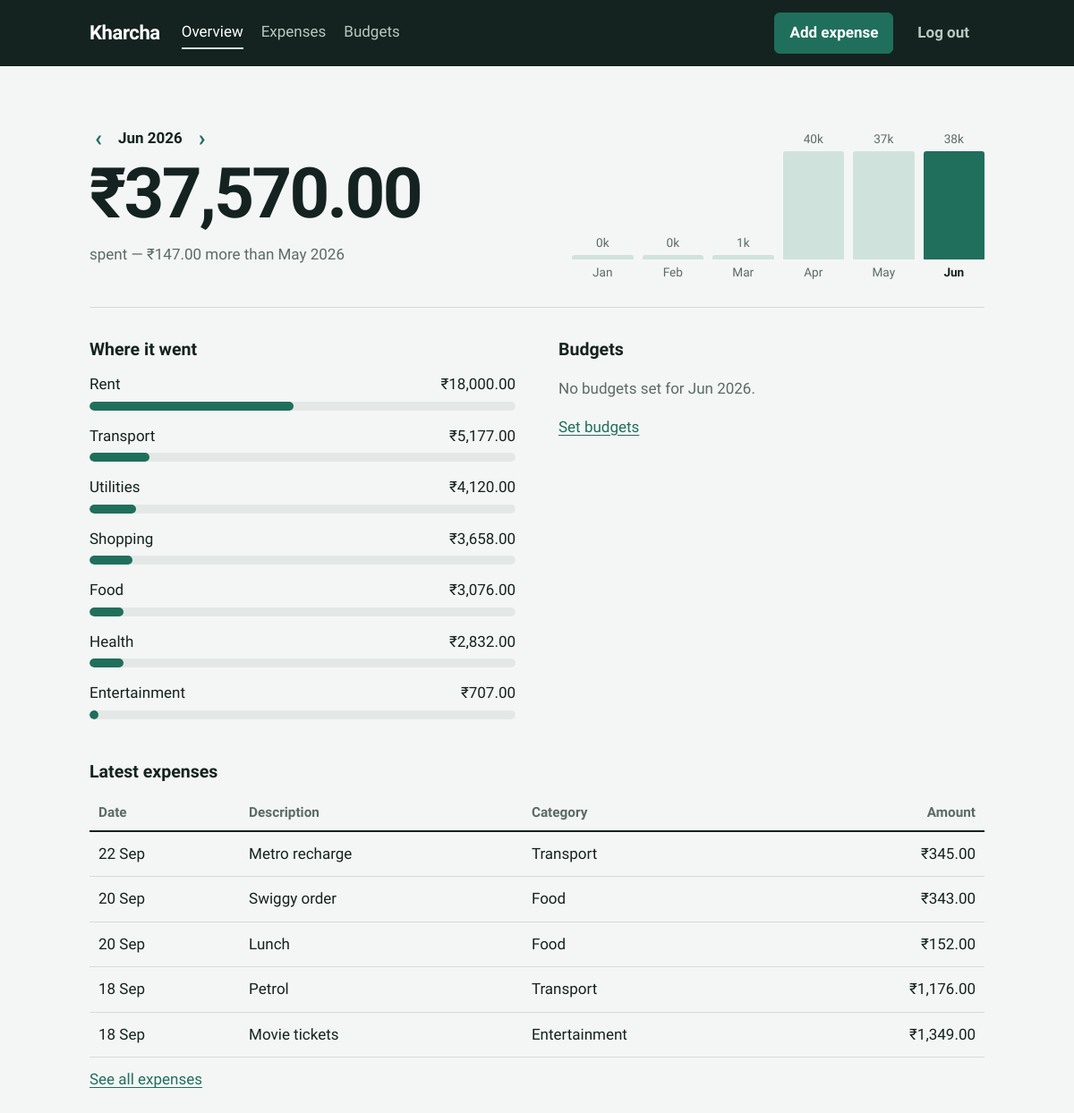
The app's page /?month=2026-06 (signed in) with its own data.
### expense_tracker/models.py (models this page shows, shortened)
class Category(db.Model):
    __tablename__ = "categories"
    __table_args__ = (db.UniqueConstraint("user_id", "name", name="uq_category_user_name"),)
    id = db.Column(db.Integer, primary_key=True)
    user_id = db.Column(db.Integer, db.ForeignKey("users.id"), nullable=False)
    name = db.Column(db.String(40), nullable=False)

class Expense(db.Model):
    __tablename__ = "expenses"
    __table_args__ = (
        db.CheckConstraint("amount_paise > 0", name="ck_expense_amount_positive"),
        db.Index("ix_expenses_user_date", "user_id", "spent_on"),
    )
    id = db.Column(db.Integer, primary_key=True)
    user_id = db.Column(db.Integer, db.ForeignKey("users.id"), nullable=False)
    category_id = db.Column(db.Integer, db.ForeignKey("categories.id"), nullable=False)
    description = db.Column(db.String(200), nullable=False)
    amount_paise = db.Column(db.Integer, nullable=False)
    spent_on = db.Column(db.Date, nullable=False)
    created_at = db.Column(db.DateTime, default=_now, nullable=False)
    category = db.relationship("Category")

### expense_tracker/main.py (the view)
@bp.route("/")
@login_required
def dashboard():
    month = parse_month(request.args.get("month")) or current_month()
    summary = reports.dashboard_summary(current_user.id, month)
    return render_template(
        "dashboard.html",
        month=month,
        prev_month=shift_month(month, -1),
        next_month=shift_month(month, 1),
        is_current=month == current_month(),
        recent=services.recent_expenses(current_user.id),
        **summary,
    )

### expense_tracker/reports.py (called while the page is built)
def _rows(sql, params):
    return [dict(row._mapping) for row in db.session.execute(text(sql), params)]

def _range(month):
    start, end = month_bounds(month)
    return start.isoformat(), end.isoformat()

def month_total(user_id, month):
    start, end = _range(month)
    sql = """
        SELECT COALESCE(SUM(amount_paise), 0) AS total
        FROM expenses
        WHERE user_id = :uid AND spent_on >= :start AND spent_on < :end
    """
    return db.session.execute(text(sql), {"uid": user_id, "start": start, "end": end}).scalar()

def spend_by_category(user_id, month):
    start, end = _range(month)
    sql = """
        SELECT c.name AS category, SUM(e.amount_paise) AS total, COUNT(*) AS n
        FROM expenses e
        JOIN categories c ON c.id = e.category_id
        WHERE e.user_id = :uid AND e.spent_on >= :start AND e.spent_on < :end
        GROUP BY c.id, c.name
        ORDER BY total DESC
    """
    return _rows(sql, {"uid": user_id, "start": start, "end": end})

def monthly_trend(user_id, end_month, months=6):
    first = shift_month(end_month, -(months - 1))
    start = month_bounds(first)[0].isoformat()
    end = month_bounds(end_month)[1].isoformat()
    sql = """
        SELECT strftime('%Y-%m', spent_on) AS month, SUM(amount_paise) AS total
        FROM expenses
        WHERE user_id = :uid AND spent_on >= :start AND spent_on < :end
        GROUP BY month
    """
    totals = {r["month"]: r["total"] for r in _rows(sql, {"uid": user_id, "start": start, "end": end})}
    series = []
    for i in range(months):
        m = shift_month(first, i)
        series.append({"month": m, "label": month_label(m, short=True), "total": totals.get(m, 0)})
    peak = max((p["total"] for p in series), default=0)
    for p in series:
        p["pct"] = round(p["total"] * 100 / peak) if peak else 0
    return series

def dashboard_summary(user_id, month):
    by_category = spend_by_category(user_id, month)
    total = sum(r["total"] for r in by_category)
    for r in by_category:
        r["pct"] = round(r["total"] * 100 / total) if total else 0
    return {
        "total": total,
        "prev_total": month_total(user_id, shift_month(month, -1)),
        "by_category": by_category,
        "budgets": budget_status(user_id, month),
        "trend": monthly_trend(user_id, month),
    }

### expense_tracker/services.py (called while the page is built)
def recent_expenses(user_id, limit=5):
    stmt = build_expense_query(user_id, {}).limit(limit)
    return db.session.scalars(stmt).all()

### expense_tracker/templates/dashboard.html (shortened to what this page needs)
{% extends "base.html" %}
{% block content %}
<section class="hero">
  <div class="hero-figure">
    <div class="month-switch">
      <a href="{{ url_for('main.dashboard', month=prev_month) }}" aria-label="Previous month">&lsaquo;</a>
      <span>{{ month|month_label }}</span>
      {% if is_current %}<span class="disabled" aria-hidden="true">&rsaquo;</span>
      {% else %}<a href="{{ url_for('main.dashboard', month=next_month) }}" aria-label="Next month">&rsaquo;</a>{% endif %}
    </div>
    <p class="big-number">{{ total|inr }}</p>
    <p class="muted">
      spent
      {% if prev_total %}
        {% set diff = total - prev_total %}
        &mdash; {{ diff|abs|inr }} {{ 'more' if diff > 0 else 'less' }} than {{ prev_month|month_label }}
      {% else %}
        &mdash; nothing recorded in {{ prev_month|month_label }} to compare with
      {% endif %}
    </p>
  </div>
  <figure class="trend" aria-label="Spending over the last six months">
    {% for p in trend %}
      <div class="trend-col {% if p.month == month %}is-selected{% endif %}">
        <span class="trend-value">{{ '%.0f'|format(p.total / 100 / 1000) }}k</span>
        <span class="trend-bar" style="height: {{ [p.pct, 3]|max }}%"></span>
        <span class="trend-label">{{ p.label }}</span>
      </div>
    {% endfor %}
  </figure>
</section>
{% if not total %}
  <section class="empty">
    <h2>No expenses in {{ month|month_label }}</h2>
    <p>Add an expense to see your category breakdown and budget progress here.</p>
    <a class="btn btn-primary" href="{{ url_for('main.new_expense') }}">Add expense</a>
  </section>
{% else %}
<div class="two-col">
  <section>
    <h2>Where it went</h2>
    <ul class="bars">
      {% for row in by_category %}
      <li>
        <div class="bar-head"><span>{{ row.category }}</span><span class="num">{{ row.total|inr }}</span></div>
        <div class="track"><div class="fill" style="width: {{ row.pct }}%"></div></div>
      </li>
      {% endfor %}
    </ul>
  </section>
  <section>
    <h2>Budgets</h2>
    {% if budgets %}
    <ul class="bars">
      {% for b in budgets %}
      <li>
        <div class="bar-head">
          <span>{{ b.category }}</span>
          <span class="num">{{ b.spent|inr }} of {{ b.budget_limit|inr }}</span>
        </div>
        <div class="track"><div class="fill fill-{{ b.status }}" style="width: {{ b.pct }}%"></div></div>
        <p class="bar-note note-{{ b.status }}">
          {% if b.status == 'over' %}Over budget by {{ (-b.remaining)|inr }}
          {% elif b.status == 'warn' %}Only {{ b.remaining|inr }} left
          {% else %}{{ b.remaining|inr }} left{% endif %}
        </p>
      </li>
      {% endfor %}
    </ul>
    {% else %}
      <p class="muted">No budgets set for {{ month|month_label }}.</p>
    {% endif %}
    <a href="{{ url_for('main.budgets', month=month) }}">Set budgets</a>
  </section>
</div>
{% endif %}
{% if recent %}
<section>
  <h2>Latest expenses</h2>
  <table class="table">
    <thead><tr><th>Date</th><th>Description</th><th>Category</th><th class="right">Amount</th></tr></thead>
    <tbody>
    {% for e in recent %}
      <tr>
        <td>{{ e.spent_on.strftime('%d %b') }}</td>
        <td>{{ e.description }}</td>
        <td>{{ e.category.name }}</td>
        <td class="right num">{{ e.amount_paise|inr }}</td>
      </tr>
    {% endfor %}
    </tbody>
  </table>
  <a href="{{ url_for('main.expenses') }}">See all expenses</a>
</section>
{% endif %}
{% endblock %}

### expense_tracker/static/style.css (style rules this page uses)
:root { --paper: #F4F6F5; --surface: #FFFFFF; --ink: #14231F; --muted: #5B6B66; --line: #D3DBD7; --green: #1F6F5C; --green-soft: #CFE3DC; --amber: #B7791F; --red: #B3372B; --radius: 6px; }
* { box-sizing: border-box; }
html { font-size: 17px; }
body { margin: 0; background: var(--paper); color: var(--ink); font-family: "Bricolage Grotesque", system-ui, -apple-system, "Segoe UI", Roboto, sans-serif; line-height: 1.5; font-variant-numeric: tabular-nums; }
h2 { font-size: 1.15rem; margin: 0 0 12px; font-weight: 600; }
a { color: var(--green); text-underline-offset: 3px; }
.muted { color: var(--muted); }
.num { font-variant-numeric: tabular-nums; white-space: nowrap; }
.right { text-align: right; }
.hero { display: grid; grid-template-columns: 1.1fr 1fr; gap: 32px; align-items: end; padding: 36px 0 28px; border-bottom: 1px solid var(--line); }
.month-switch { display: inline-flex; align-items: center; gap: 12px; font-weight: 600; margin-bottom: 4px; }
.month-switch a, .month-switch .disabled { font-size: 1.5rem; line-height: 1; text-decoration: none; padding: 0 6px; }
.big-number { font-size: clamp(2.6rem, 8vw, 4.6rem); font-weight: 800; letter-spacing: -0.035em; line-height: 1; margin: 6px 0 10px; }
.trend { margin: 0; display: flex; gap: 10px; height: 170px; align-items: stretch; }
.trend-col { flex: 1; display: flex; flex-direction: column; justify-content: flex-end; align-items: center; gap: 4px; min-width: 0; }
.trend-bar { width: 100%; background: var(--green-soft); border-radius: 3px 3px 0 0; display: block; }
.trend-col.is-selected .trend-bar { background: var(--green); }
.trend-value, .trend-label { font-size: 0.8rem; color: var(--muted); }
.trend-col.is-selected .trend-label { color: var(--ink); font-weight: 600; }
section { margin-top: 32px; }
.hero + .two-col, .two-col { display: grid; grid-template-columns: 1fr 1fr; gap: 48px; }
.two-col > section { margin-top: 32px; }
.bars { list-style: none; padding: 0; margin: 0 0 12px; display: flex; flex-direction: column; gap: 16px; }
.bar-head { display: flex; justify-content: space-between; gap: 12px; margin-bottom: 6px; }
.track { height: 10px; background: #E3E8E6; border-radius: 99px; overflow: hidden; }
.fill { height: 100%; background: var(--green); border-radius: 99px; }
.table { width: 100%; border-collapse: collapse; margin: 8px 0 12px; }
.table th { text-align: left; font-weight: 600; color: var(--muted); font-size: 0.9rem; padding: 8px 10px; border-bottom: 2px solid var(--ink); }
.table th.right { text-align: right; }
.table td { padding: 12px 10px; border-bottom: 1px solid var(--line); vertical-align: middle; }

### records on screen
Category: category "Rent", total|inr "₹18,000.00", {{ row.pct }} 48 (drawn)
Category: category "Transport", total|inr "₹5,177.00", {{ row.pct }} 14 (drawn)
Category: category "Utilities", total|inr "₹4,120.00", {{ row.pct }} 11 (drawn)
Category: category "Shopping", total|inr "₹3,658.00", {{ row.pct }} 10 (drawn)
Category: category "Food", total|inr "₹3,076.00", {{ row.pct }} 8 (drawn)
Category: category "Health", total|inr "₹2,832.00", {{ row.pct }} 8 (drawn)
Category: category "Entertainment", total|inr "₹707.00", {{ row.pct }} 2 (drawn)
Expense: spent_on "22 Sep", description "Metro recharge", category.name "Transport", amount_paise|inr "₹345.00"
Expense: spent_on "20 Sep", description "Swiggy order", category.name "Food", amount_paise|inr "₹343.00"
Expense: spent_on "20 Sep", description "Lunch", category.name "Food", amount_paise|inr "₹152.00"
Expense: spent_on "18 Sep", description "Petrol", category.name "Transport", amount_paise|inr "₹1,176.00"
Expense: spent_on "18 Sep", description "Movie tickets", category.name "Entertainment", amount_paise|inr "₹1,349.00"

### other values on screen
{{ month|month_label }} "Jun 2026"
{{ total|inr }} "₹37,570.00"
{{ diff|abs|inr }} "₹147.00"
{{ 'more' if diff > 0 else 'less' }} "more"
{{ prev_month|month_label }} "May 2026"
{{ '%.0f'|format(p.total / 100 / 1000) }} "0" "0" "1" "40" "37" "38"
{{ p.label }} "Jan" "Feb" "Mar" "Apr" "May" "Jun"
